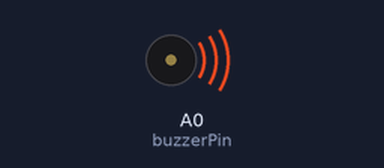
A sketch run on a simulated Arduino Uno, built with avr-gcc and run on an emulated ATmega328P. Shown: buzzer (waves = sounding). What the sketch prints to the serial monitor is not drawn.

Above: at 0.15 s.
Timing chart, 0 to 9.1 s (numbered marks = the images above):
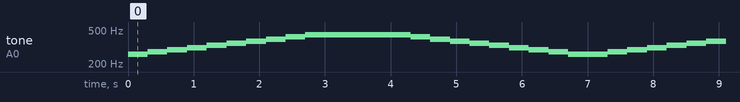

The sketch:

Arduino_PiezoBuzzer.ino
```cpp
/*
   Author: Michael Gates
   Date: 28 Octoer 2016
   Description: Generates tones C-A via a Piezo Buzzer
*/

int buzzerPin = A0;
int noteDuration = 300;
//              C    C#  D    D#    E    F    F#   G    G#   A
int notes[] = {261, 277, 294, 311, 330, 349, 370, 392, 415, 440};

void setup()
{
  Serial.begin(9600);
}

void loop()
{
  playAllNotes();
}

void playAllNotes()
{
  for(int i=0; i<10; i++)
  {
    int note = notes[i];

    Serial.print("Playing a ");
    Serial.println(note);
    tone(buzzerPin, note);
    delay(300);
  }

  delay(1000);

  for(int i=10; i>0; i--)
  {
    int note = notes[i-1];

    Serial.print("Playing a ");
    Serial.println(note);
    tone(buzzerPin, note);
    delay(300);
  }
}
```

Measured:
- by itself, tone on A0 (buzzerPin): repeats every 7.0 s: 277 Hz 0.30 s, 294 Hz 0.30 s, 311 Hz 0.30 s, 330 Hz 0.30 s, 349 Hz 0.30 s, 370 Hz 0.30 s, 392 Hz 0.30 s, 415 Hz 0.30 s, 440 Hz 1.6 s, 415 Hz 0.30 s, 392 Hz 0.30 s, 370 Hz 0.30 s, 349 Hz 0.30 s, 330 Hz 0.30 s, 311 Hz 0.30 s, 294 Hz 0.30 s, 277 Hz 0.30 s, 261 Hz 0.60 s
